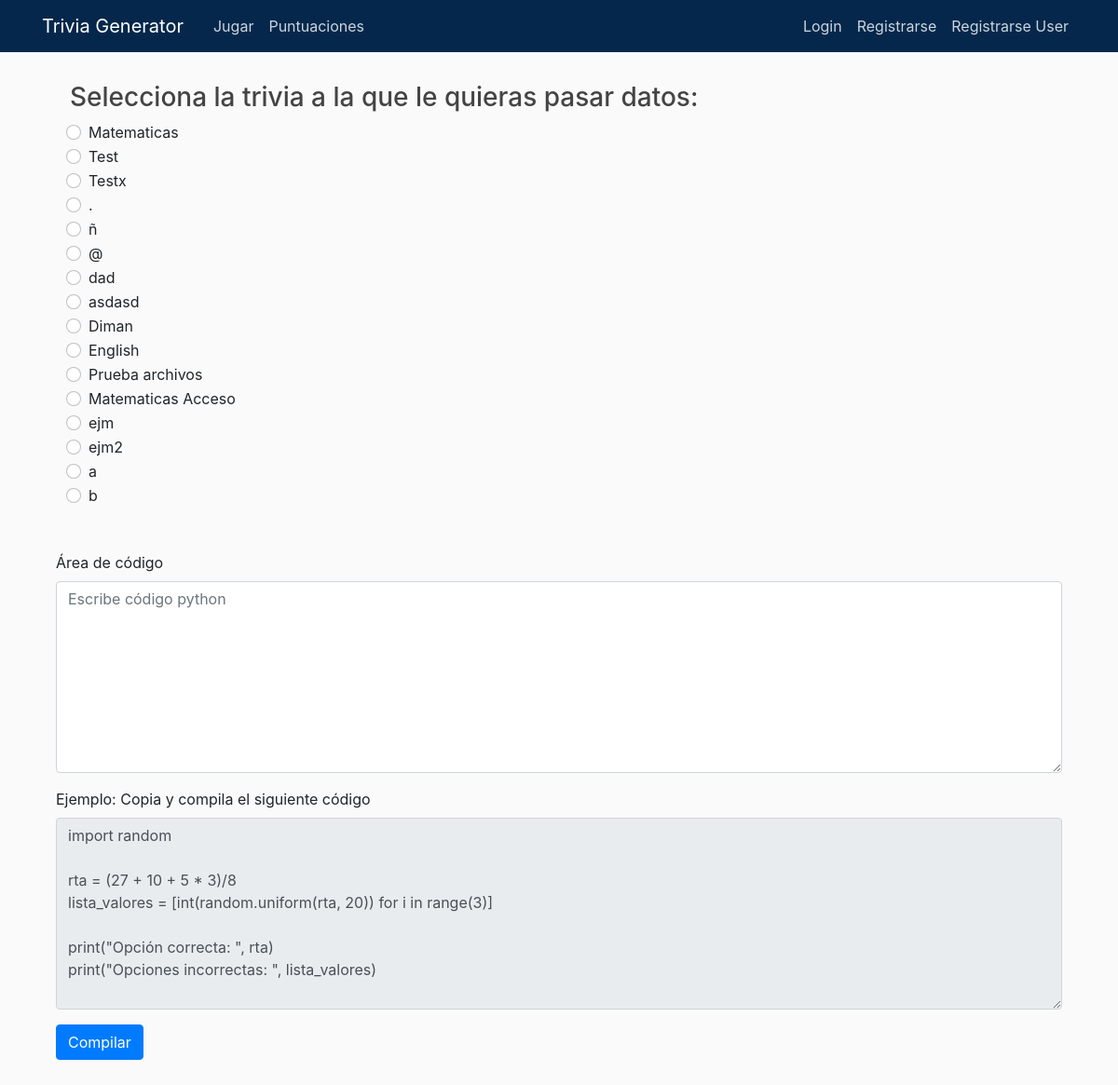
/compilador, run on the app's committed database.
### TGApp/models.py (models this page shows, shortened)
class Trivia(models.Model):
    autor = models.ForeignKey(User, on_delete=models.CASCADE, null=True)
    id = models.AutoField(primary_key=True)
    nombre = models.CharField(max_length=100)
    Tipo = models.CharField(max_length=100)

### TGApp/views.py (the view)
# urls.py: path('compilador', views.compile_view, name="Compilador"),
def compile_view(request):
    trivias = Trivia.objects.all()
    if request.method == 'POST':
        Trivia_id = request.POST.get("trivia")
        if Trivia_id == None:
            messages.success(request, f'Debes seleccionar una trivia')
            return render(request, 'TGApp/compilador.html', {"trivias":trivias})
        source_code = request.POST.get('source_code')
        output = execute_code(source_code)
        messages.success(request, f'' + output )
        return redirect('crearPregunta', Trivia_id=Trivia_id)
    else:
        return render(request, 'TGApp/compilador.html', {"trivias":trivias})

### TGApp/templates/TGApp/compilador.html (shortened to what this page needs)
{% extends 'TGApp/base.html' %}
{% block contenido %}
<div class="container mb-5">
<form action="" method="POST">
    <div class="container mb-5">
        <h3>Selecciona la trivia a la que le quieras pasar datos: </h3>
        {% for Trivia in trivias %}
            <div class="form-check">
                <input type="radio" class="form-check-input" id="{{ Trivia.Tipo }}" name="trivia" value="{{ Trivia.pk }}">
                <label for="{{ Trivia.Tipo }}" class="form-check-label">
                    {{ Trivia.Tipo }}
                </label>
            </div>
        {% endfor %}
    </div>
    <div class="mb-3">
        <label for="codearea" class="form-label">Área de código </label>
        <textarea class="form-control" type="text" name="source_code" id="codearea" cols="30" rows="8" placeholder="Escribe código python" onkeydown="if(event.keyCode===9){var v=this.value,s=this.selectionStart,e=this.selectionEnd;this.value=v.substring(0, s)+'\t'+v.substring(e);this.selectionStart=this.selectionEnd=s+1;return false;}">{{ code }}</textarea>
      </div>
      <div class="mb-3">
          <label for="output" class="form-label">Ejemplo: Copia y compila el siguiente código</label>
          <textarea class="form-control" type="text" name="output" id="output" cols="20" rows="8" disabled>
import random
rta = (27 + 10 + 5 * 3)/8
lista_valores = [int(random.uniform(rta, 20)) for i in range(3)]
print("Opción correcta: ", rta)
print("Opciones incorrectas: ", lista_valores)
          </textarea>
    </div>
    <button type="submit" class="btn btn-primary">Compilar</button>
</form>
</div>
{% endblock %}

### TGApp/static/TGApp/main.css (style rules this page uses)
body { background: #fafafa; margin-top: 5rem; }
h1, h2, h3, h4, h5, h6 { color: #444444; }

### data on the page
Trivia: Tipo "Matematicas"
Trivia: Tipo "Test"
Trivia: Tipo "Testx"
Trivia: Tipo "."
Trivia: Tipo "ñ"
Trivia: Tipo "@"
Trivia: Tipo "dad"
Trivia: Tipo "asdasd"
Trivia: Tipo "Diman"
Trivia: Tipo "English"
Trivia: Tipo "Prueba archivos"
Trivia: Tipo "Matematicas Acceso"
Trivia: Tipo "ejm"
Trivia: Tipo "ejm2"
Trivia: Tipo "a"
Trivia: Tipo "b"
